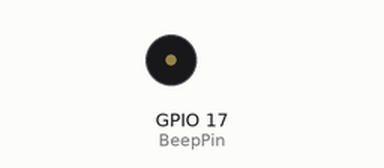
Simulated run of this program. Board: Raspberry Pi (BCM pin numbers). On the bench: buzzer (waves = sounding, pin HIGH). What the program prints to the terminal is not drawn.

Above: at 0.05 s.
Timing chart, 0 to 3.0 s (numbered marks = the images above):
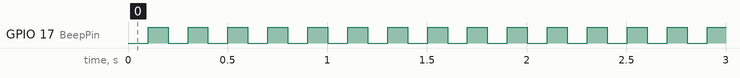

Measured:
- by itself, GPIO 17 (BeepPin): alternates HIGH for 0.10 s and LOW for 0.10 s

The program:

1.2.1_ActiveBuzzer.py
```python
'''
/**********************************************************************
* Author      : Ala Rmida
* E-mail      : ala.rmida.ingen@gmail.com
* website     : https://ala-rmida-ann1998.netlify.app/
**********************************************************************/'''

import RPi.GPIO as GPIO
import time

# Set #17 as buzzer pin
BeepPin = 17

def setup():
	# Set the GPIO modes to BCM Numbering
	GPIO.setmode(GPIO.BCM)
	# Set LedPin's mode to output,
	# and initial level to High(3.3v)
	GPIO.setup(BeepPin, GPIO.OUT, initial=GPIO.HIGH)

def main():
	while True:
		# Buzzer on (Beep)
		print ('Buzzer On')
		GPIO.output(BeepPin, GPIO.LOW)
		time.sleep(0.1)
		# Buzzer off
		print ('Buzzer Off')
		GPIO.output(BeepPin, GPIO.HIGH)
		time.sleep(0.1)

def destroy():
	# Turn off buzzer
	GPIO.output(BeepPin, GPIO.HIGH)
	# Release resource
	GPIO.cleanup()

# If run this script directly, do:
if __name__ == '__main__':
	setup()
	try:
		main()
	# When 'Ctrl+C' is pressed, the program
	# destroy() will be  executed.
	except KeyboardInterrupt:
		destroy()
```
